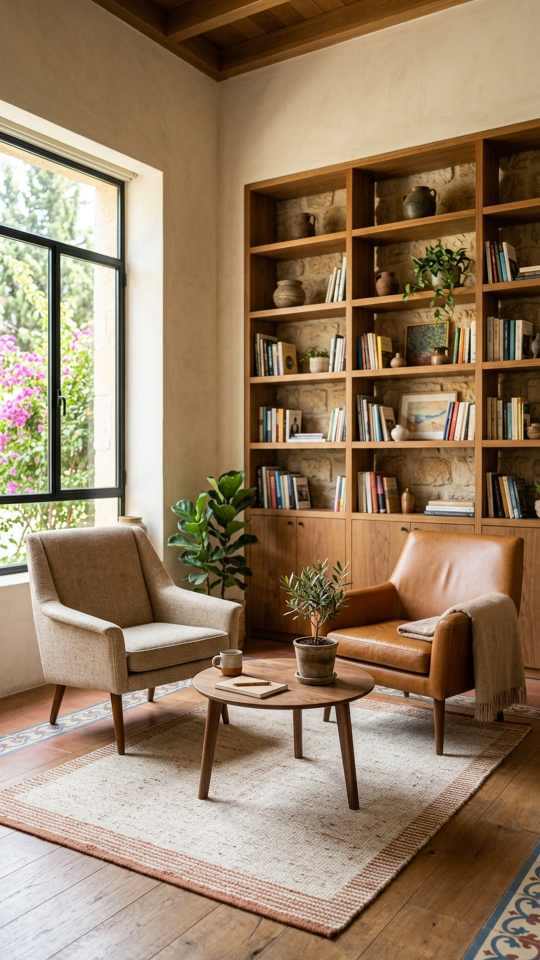
#> input picture marketing/backgrounds/coaching.jpg, 1080 x 1920 px, found by its file name (shown at 1/2 size)
$ python blur_background.py
#> lines starting #> are read from the running program, lines starting #| are printed output that depends on the picture
"""Auth screen background (1.0.46): a practice-room photo, pre-blurred so it works on every API level.

    python3 scripts/marketing/blur_background.py [marketing/backgrounds/coaching.jpg]

Writes app/src/main/res/drawable-nodpi/auth_background.webp (540x960, Gaussian blur 16, WebP q60). AuthStepScaffold draws it
full-bleed under a surface scrim, so text and fields keep their contrast in light and dark.
"""
import sys
from PIL import Image, ImageFilter

src = sys.argv[1] if len(sys.argv) > 1 else "marketing/backgrounds/coaching.jpg"
out = "app/src/main/res/drawable-nodpi/auth_background.webp"
im = Image.open(src).convert("RGB").resize((540, 960), Image.LANCZOS).filter(ImageFilter.GaussianBlur(16))
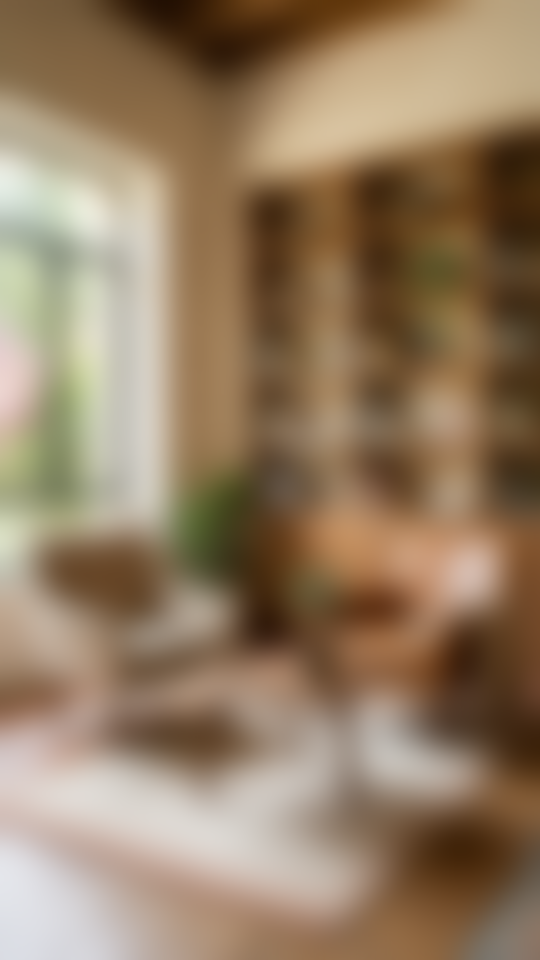
#> im: PIL image 540x960 RGB; mean R, G, B 148.3, 125.5, 99.4
im.save(out, "WEBP", quality=60, method=6)
print(out)

$ run again, with marketing/backgrounds/classroom.jpg copied over marketing/backgrounds/coaching.jpg
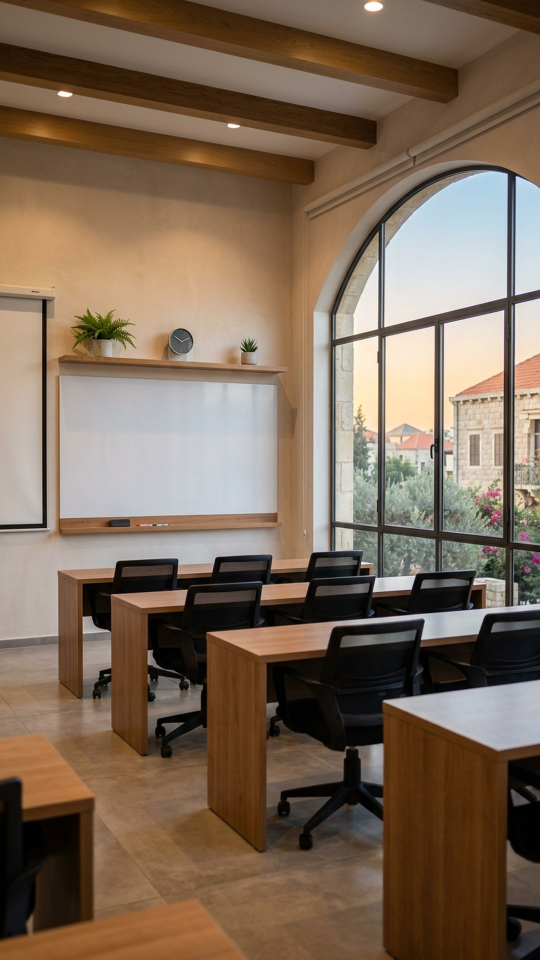
#> input picture marketing/backgrounds/classroom.jpg, 1080 x 1920 px, found by its file name (shown at 1/2 size)
#> `im = Image.open(src).convert("RGB").resize((540, 960), Image.LANCZOS)...`:
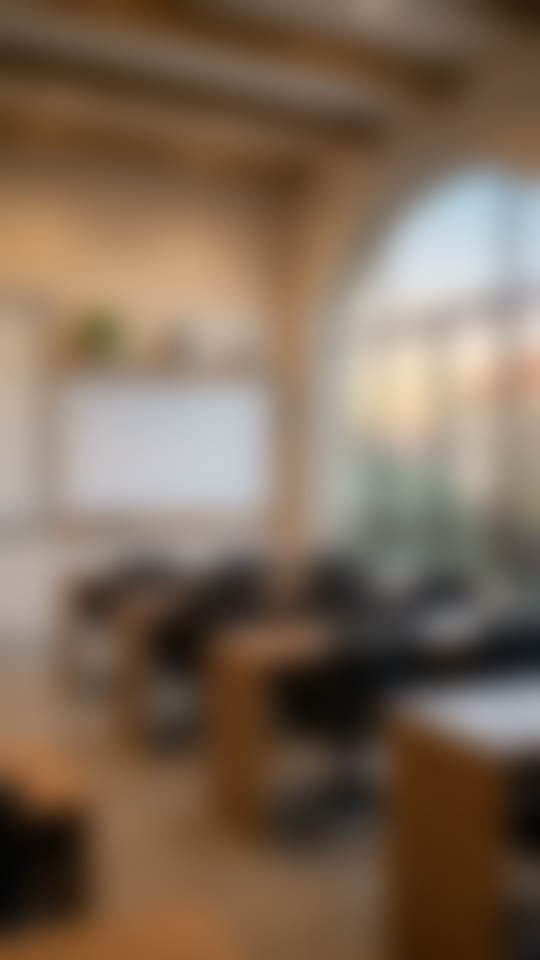
#> im: PIL image 540x960 RGB; mean R, G, B 125.4, 105.7, 87.7

$ run again, with marketing/backgrounds/clinic.jpg copied over marketing/backgrounds/coaching.jpg
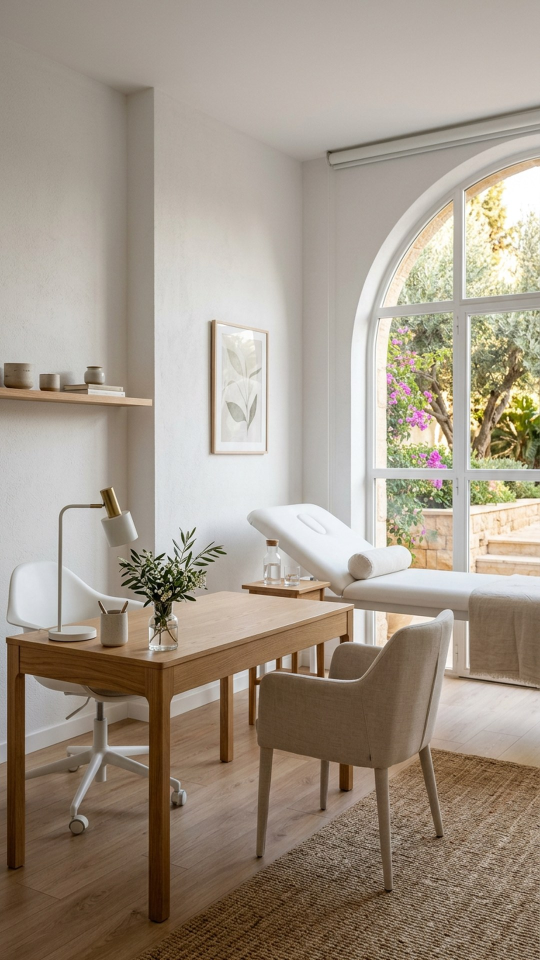
#> input picture marketing/backgrounds/clinic.jpg, 1080 x 1920 px, found by its file name (shown at 1/2 size)
#> `im = Image.open(src).convert("RGB").resize((540, 960), Image.LANCZOS)...`:
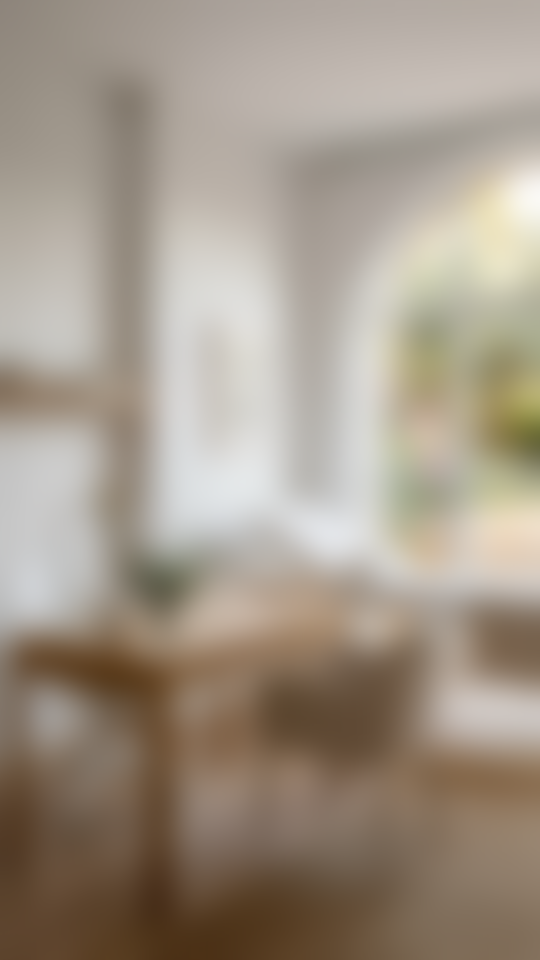
#> im: PIL image 540x960 RGB; mean R, G, B 162.4, 150.8, 136.5

$ run again, with marketing/backgrounds/cowork.jpg copied over marketing/backgrounds/coaching.jpg
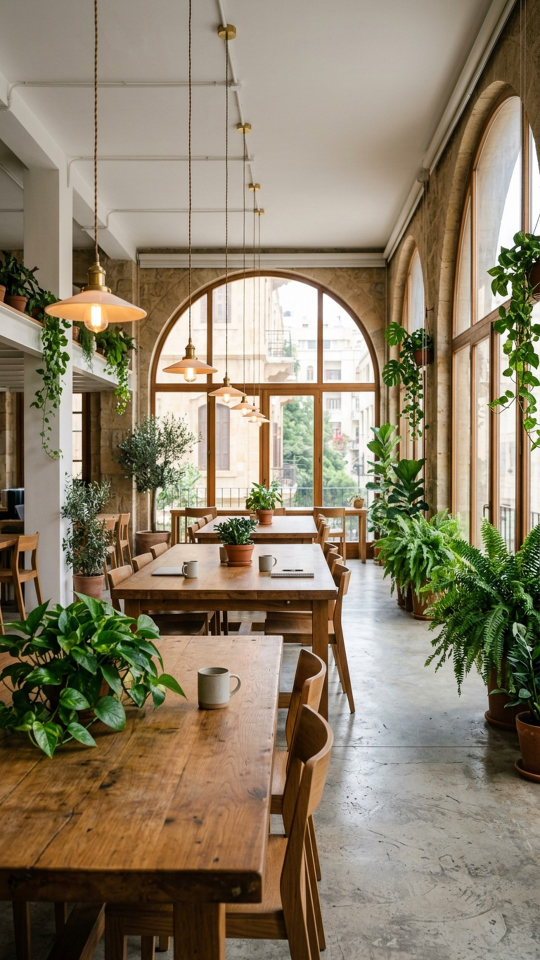
#> input picture marketing/backgrounds/cowork.jpg, 1080 x 1920 px, found by its file name (shown at 1/2 size)
#> `im = Image.open(src).convert("RGB").resize((540, 960), Image.LANCZOS)...`:
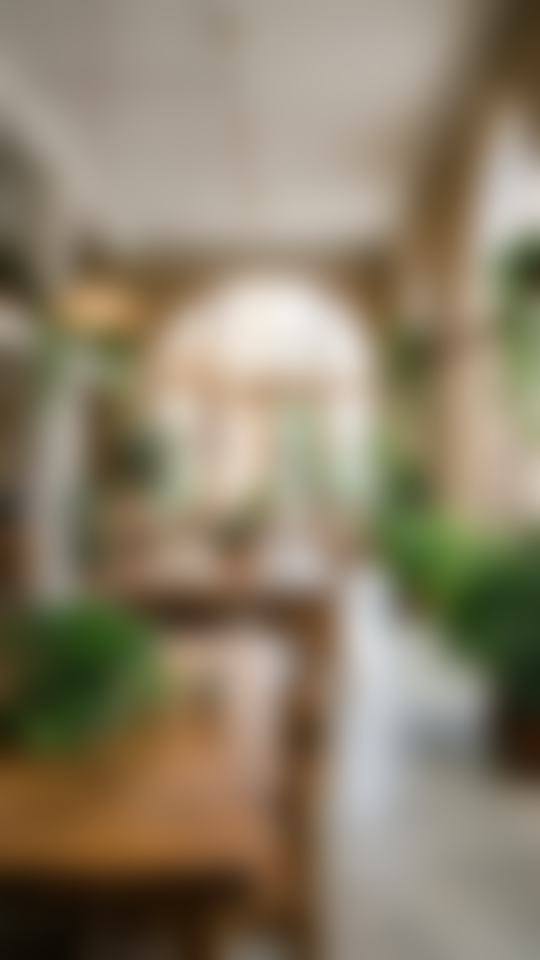
#> im: PIL image 540x960 RGB; mean R, G, B 139.6, 127.7, 105.6
